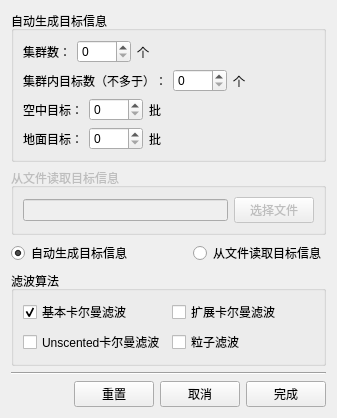
<?xml version="1.0" encoding="UTF-8"?>
<ui version="4.0">
 <class>SettingDialog</class>
 <widget class="QDialog" name="SettingDialog">
  <property name="geometry">
   <rect>
    <x>0</x>
    <y>0</y>
    <width>337</width>
    <height>365</height>
   </rect>
  </property>
  <property name="windowTitle">
   <string>参数设置</string>
  </property>
  <property name="modal">
   <bool>true</bool>
  </property>
  <layout class="QVBoxLayout" name="verticalLayout_3">
   <item>
    <widget class="QGroupBox" name="autoGenerateGroupBox">
     <property name="title">
      <string>自动生成目标信息</string>
     </property>
     <layout class="QHBoxLayout" name="horizontalLayout_6">
      <item>
       <layout class="QVBoxLayout" name="verticalLayout">
        <item>
         <layout class="QHBoxLayout" name="horizontalLayout">
          <item>
           <widget class="QLabel" name="label">
            <property name="text">
             <string>集群数：</string>
            </property>
           </widget>
          </item>
          <item>
           <widget class="QSpinBox" name="groupNumSpinBox">
            <property name="maximum">
             <number>9999</number>
            </property>
           </widget>
          </item>
          <item>
           <widget class="QLabel" name="label_2">
            <property name="text">
             <string>个</string>
            </property>
           </widget>
          </item>
          <item>
           <spacer name="horizontalSpacer">
            <property name="orientation">
             <enum>Qt::Horizontal</enum>
            </property>
            <property name="sizeHint" stdset="0">
             <size>
              <width>40</width>
              <height>20</height>
             </size>
            </property>
           </spacer>
          </item>
         </layout>
        </item>
        <item>
         <layout class="QHBoxLayout" name="horizontalLayout_2">
          <item>
           <widget class="QLabel" name="label_3">
            <property name="text">
             <string>集群内目标数（不多于）：</string>
            </property>
           </widget>
          </item>
          <item>
           <widget class="QSpinBox" name="targetNumSpinBox">
            <property name="maximum">
             <number>9999</number>
            </property>
           </widget>
          </item>
          <item>
           <widget class="QLabel" name="label_4">
            <property name="text">
             <string>个</string>
            </property>
           </widget>
          </item>
          <item>
           <spacer name="horizontalSpacer_2">
            <property name="orientation">
             <enum>Qt::Horizontal</enum>
            </property>
            <property name="sizeHint" stdset="0">
             <size>
              <width>40</width>
              <height>20</height>
             </size>
            </property>
           </spacer>
          </item>
         </layout>
        </item>
        <item>
         <layout class="QHBoxLayout" name="horizontalLayout_3">
          <item>
           <widget class="QLabel" name="label_5">
            <property name="text">
             <string>空中目标：</string>
            </property>
           </widget>
          </item>
          <item>
           <widget class="QSpinBox" name="skyTargetNumSpinBox">
            <property name="maximum">
             <number>9999</number>
            </property>
           </widget>
          </item>
          <item>
           <widget class="QLabel" name="label_6">
            <property name="text">
             <string>批</string>
            </property>
           </widget>
          </item>
          <item>
           <spacer name="horizontalSpacer_3">
            <property name="orientation">
             <enum>Qt::Horizontal</enum>
            </property>
            <property name="sizeHint" stdset="0">
             <size>
              <width>40</width>
              <height>20</height>
             </size>
            </property>
           </spacer>
          </item>
         </layout>
        </item>
        <item>
         <layout class="QHBoxLayout" name="horizontalLayout_4">
          <item>
           <widget class="QLabel" name="label_7">
            <property name="text">
             <string>地面目标：</string>
            </property>
           </widget>
          </item>
          <item>
           <widget class="QSpinBox" name="groundTargetNumSpinBox">
            <property name="maximum">
             <number>9999</number>
            </property>
           </widget>
          </item>
          <item>
           <widget class="QLabel" name="label_8">
            <property name="text">
             <string>批</string>
            </property>
           </widget>
          </item>
          <item>
           <spacer name="horizontalSpacer_4">
            <property name="orientation">
             <enum>Qt::Horizontal</enum>
            </property>
            <property name="sizeHint" stdset="0">
             <size>
              <width>40</width>
              <height>20</height>
             </size>
            </property>
           </spacer>
          </item>
         </layout>
        </item>
       </layout>
      </item>
     </layout>
    </widget>
   </item>
   <item>
    <widget class="QGroupBox" name="fromFileGroupBox">
     <property name="enabled">
      <bool>false</bool>
     </property>
     <property name="title">
      <string>从文件读取目标信息</string>
     </property>
     <layout class="QHBoxLayout" name="horizontalLayout_7">
      <item>
       <widget class="QLineEdit" name="filePathEdit"/>
      </item>
      <item>
       <widget class="QPushButton" name="selectFileBtn">
        <property name="text">
         <string>选择文件</string>
        </property>
       </widget>
      </item>
     </layout>
    </widget>
   </item>
   <item>
    <layout class="QHBoxLayout" name="horizontalLayout_8">
     <item>
      <widget class="QRadioButton" name="autoGenerateRBtn">
       <property name="text">
        <string>自动生成目标信息</string>
       </property>
       <property name="checked">
        <bool>true</bool>
       </property>
      </widget>
     </item>
     <item>
      <spacer name="horizontalSpacer_6">
       <property name="orientation">
        <enum>Qt::Horizontal</enum>
       </property>
       <property name="sizeHint" stdset="0">
        <size>
         <width>40</width>
         <height>20</height>
        </size>
       </property>
      </spacer>
     </item>
     <item>
      <widget class="QRadioButton" name="fromFileRBtn">
       <property name="text">
        <string>从文件读取目标信息</string>
       </property>
       <property name="checked">
        <bool>false</bool>
       </property>
      </widget>
     </item>
    </layout>
   </item>
   <item>
    <widget class="QGroupBox" name="groupBox">
     <property name="title">
      <string>滤波算法</string>
     </property>
     <layout class="QGridLayout" name="gridLayout">
      <item row="0" column="0">
       <widget class="QCheckBox" name="kalmanCB">
        <property name="text">
         <string>基本卡尔曼滤波</string>
        </property>
        <property name="checked">
         <bool>true</bool>
        </property>
       </widget>
      </item>
      <item row="0" column="1">
       <widget class="QCheckBox" name="ekalmanCB">
        <property name="text">
         <string>扩展卡尔曼滤波</string>
        </property>
       </widget>
      </item>
      <item row="1" column="0">
       <widget class="QCheckBox" name="ukalmanCB">
        <property name="text">
         <string>Unscented卡尔曼滤波</string>
        </property>
       </widget>
      </item>
      <item row="1" column="1">
       <widget class="QCheckBox" name="particalCB">
        <property name="text">
         <string>粒子滤波</string>
        </property>
       </widget>
      </item>
     </layout>
    </widget>
   </item>
   <item>
    <widget class="Line" name="line">
     <property name="orientation">
      <enum>Qt::Horizontal</enum>
     </property>
    </widget>
   </item>
   <item>
    <layout class="QHBoxLayout" name="horizontalLayout_9">
     <item>
      <spacer name="horizontalSpacer_5">
       <property name="orientation">
        <enum>Qt::Horizontal</enum>
       </property>
       <property name="sizeHint" stdset="0">
        <size>
         <width>40</width>
         <height>20</height>
        </size>
       </property>
      </spacer>
     </item>
     <item>
      <layout class="QHBoxLayout" name="horizontalLayout_5">
       <item>
        <widget class="QPushButton" name="resetBtn">
         <property name="text">
          <string>重置</string>
         </property>
        </widget>
       </item>
       <item>
        <widget class="QPushButton" name="cancelBtn">
         <property name="text">
          <string>取消</string>
         </property>
        </widget>
       </item>
       <item>
        <widget class="QPushButton" name="okBtn">
         <property name="text">
          <string>完成</string>
         </property>
        </widget>
       </item>
      </layout>
     </item>
    </layout>
   </item>
  </layout>
 </widget>
 <resources/>
 <connections/>
</ui>
